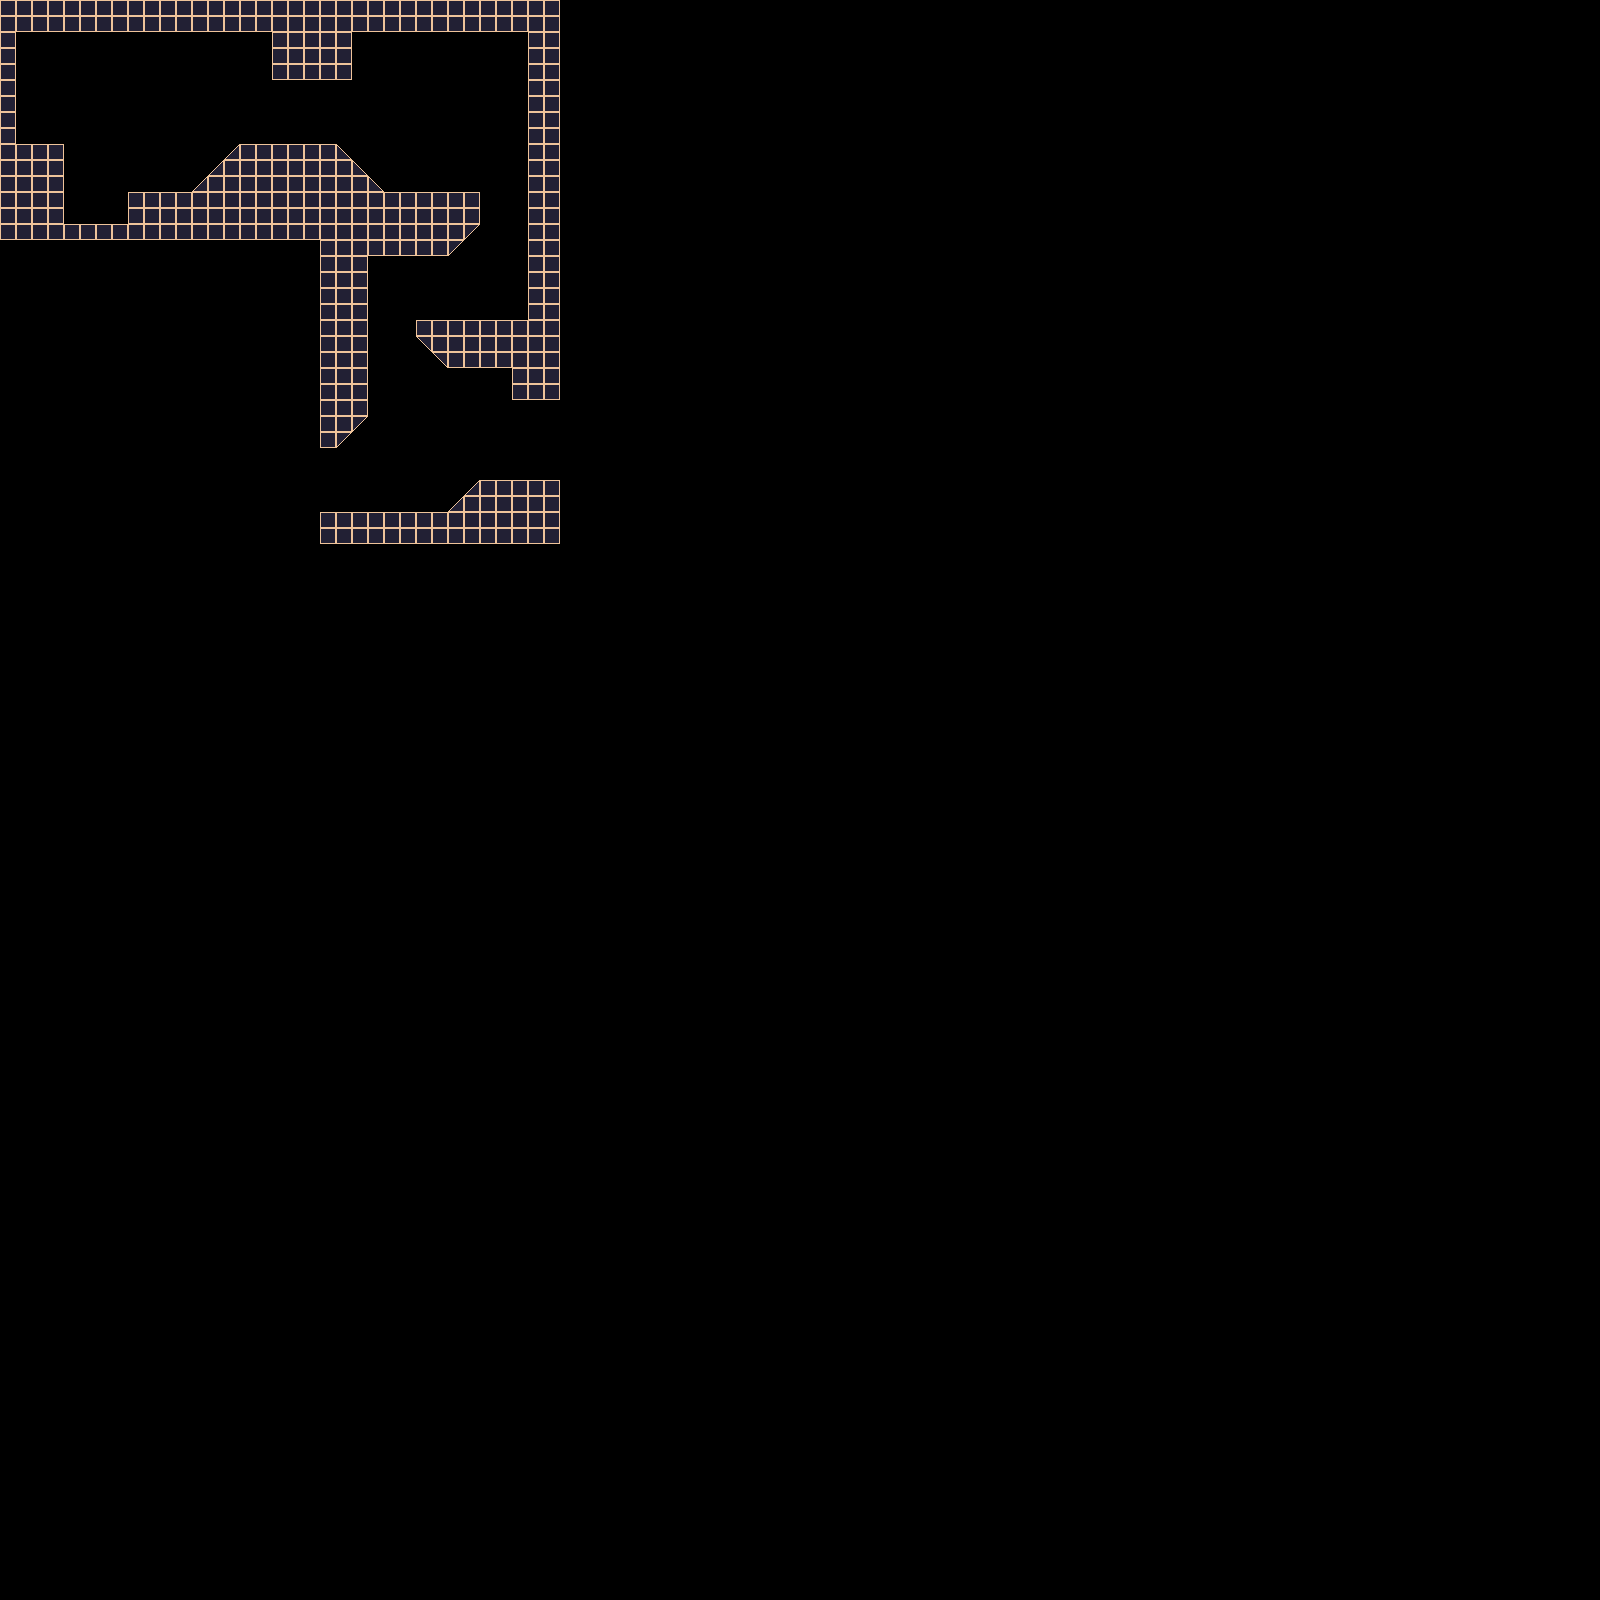

Below is a game level as drawn by its tile map, then a one-line description and the .tmx that defines it (tile-layer data replaced by summaries):
An orthogonal 100x100 tile map with 16x16 px tiles, 1 tile layer (ground) and 2 objects (2x room_bound).

<map version="1.5" tiledversion="1.7.2" orientation="orthogonal" renderorder="right-down" width="100" height="100" tilewidth="16" tileheight="16" infinite="0" nextlayerid="4" nextobjectid="13">
 <tileset firstgid="1" source="base_tileset.tsx" />
 <layer id="1" name="ground" width="100" height="100">
  <data>[10000 cells, 371 non-empty, 2 distinct tile ids]</data>
 </layer>
 <objectgroup id="2" name="level_bounds">
  <object id="7" name="start" type="room_bound" x="0" y="0" width="320" height="240" />
  <object id="12" name="lvl_1" type="room_bound" x="320" y="0" width="240" height="544" />
 </objectgroup>
 <objectgroup id="3" name="entities" visible="0" />
</map>